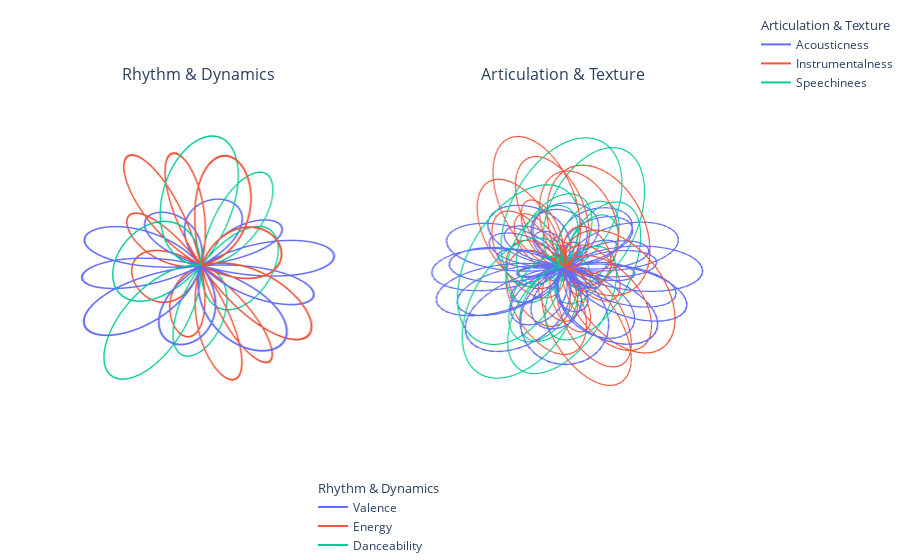

Write notebook code for a chart like this one.
### Code cell
# create figure object with subplots
fig = make_subplots(
    rows=1, 
    cols=2, 
    specs=[[{"type":"scatter3d"}, {"type":"scatter3d"}]],
    horizontal_spacing=.01,
    subplot_titles=["Rhythm & Dynamics", "Articulation & Texture"]
)

# define the first trace (subplot)
t1 = px.line_3d(data_frame=RD_df, x="X",y="Y", z="Z", color="Attribute", width=1600, height=800)
t1.update_traces(legendgroup=1, legendgrouptitle=dict(text="Rhythm & Dynamics"), legend="legend")
fig.add_traces(
    t1.data,
    rows=1,
    cols=1
)

# define the second trace (subplot)
t2 = px.line_3d(data_frame=AT_df, x="X",y="Y", z="Z", color="Attribute", width=1600, height=800)
t2.update_traces(legendgroup=2, legendgrouptitle=dict(text="Articulation & Texture"), legend="legend2")
fig.add_traces(
    t2.data,
    rows=1,
    cols=2
)


fig.update_layout(
    scene = dict(
        bgcolor = "rgba(0,0,0,0)",
    ),
    scene_aspectmode='cube',
    margin=dict(l=20, r=20, t=10, b=0),
    legend=dict(
        orientation="h",
        yanchor="top",
        y=0.1,
        xanchor="center",
        x=0.5,
        tracegroupgap=10
    ),
    
)
fig.layout.annotations[0].update(y=0.85)
fig.layout.annotations[1].update(y=0.85)

fig.update_scenes(xaxis_visible=False, yaxis_visible=False, zaxis_visible=False)

fig.show()

### Figure 1 — Plotly figure (JSON) as saved in the notebook; plotly's stock layout.template omitted (floating-point values rounded to 4 significant figures; data arrays with more than 128 entries replaced by an {"elided": "..."} marker saying what was removed)
{"data": [{"hovertemplate": "Attribute=Valence<br>X=%{x}<br>Y=%{y}<br>Z=%{z}<extra></extra>", "legend": "legend", "legendgroup": "1", "legendgrouptitle": {"text": "Rhythm & Dynamics"}, "line": {"color": "#636efa", "dash": "solid"}, "marker": {"symbol": "circle"}, "mode": "lines", "name": "Valence", "scene": "scene", "showlegend": true, "type": "scatter3d", "x": {"elided": "1500 float values"}, "y": {"elided": "1500 float values"}, "z": {"elided": "1500 int values"}}, {"hovertemplate": "Attribute=Energy<br>X=%{x}<br>Y=%{y}<br>Z=%{z}<extra></extra>", "legend": "legend", "legendgroup": "1", "legendgrouptitle": {"text": "Rhythm & Dynamics"}, "line": {"color": "#EF553B", "dash": "solid"}, "marker": {"symbol": "circle"}, "mode": "lines", "name": "Energy", "scene": "scene", "showlegend": true, "type": "scatter3d", "x": {"elided": "1500 int values"}, "y": {"elided": "1500 float values"}, "z": {"elided": "1500 float values"}}, {"hovertemplate": "Attribute=Danceability<br>X=%{x}<br>Y=%{y}<br>Z=%{z}<extra></extra>", "legend": "legend", "legendgroup": "1", "legendgrouptitle": {"text": "Rhythm & Dynamics"}, "line": {"color": "#00cc96", "dash": "solid"}, "marker": {"symbol": "circle"}, "mode": "lines", "name": "Danceability", "scene": "scene", "showlegend": true, "type": "scatter3d", "x": {"elided": "1500 float values"}, "y": {"elided": "1500 int values"}, "z": {"elided": "1500 float values"}}, {"hovertemplate": "Attribute=Acousticness<br>X=%{x}<br>Y=%{y}<br>Z=%{z}<extra></extra>", "legend": "legend2", "legendgroup": "2", "legendgrouptitle": {"text": "Articulation & Texture"}, "line": {"color": "#636efa", "dash": "solid"}, "marker": {"symbol": "circle"}, "mode": "lines", "name": "Acousticness", "scene": "scene2", "showlegend": true, "type": "scatter3d", "x": {"elided": "1500 float values"}, "y": {"elided": "1500 float values"}, "z": {"elided": "1500 int values"}}, {"hovertemplate": "Attribute=Instrumentalness<br>X=%{x}<br>Y=%{y}<br>Z=%{z}<extra></extra>", "legend": "legend2", "legendgroup": "2", "legendgrouptitle": {"text": "Articulation & Texture"}, "line": {"color": "#EF553B", "dash": "solid"}, "marker": {"symbol": "circle"}, "mode": "lines", "name": "Instrumentalness", "scene": "scene2", "showlegend": true, "type": "scatter3d", "x": {"elided": "1500 int values"}, "y": {"elided": "1500 float values"}, "z": {"elided": "1500 float values"}}, {"hovertemplate": "Attribute=Speechinees<br>X=%{x}<br>Y=%{y}<br>Z=%{z}<extra></extra>", "legend": "legend2", "legendgroup": "2", "legendgrouptitle": {"text": "Articulation & Texture"}, "line": {"color": "#00cc96", "dash": "solid"}, "marker": {"symbol": "circle"}, "mode": "lines", "name": "Speechinees", "scene": "scene2", "showlegend": true, "type": "scatter3d", "x": {"elided": "1500 float values"}, "y": {"elided": "1500 int values"}, "z": {"elided": "1500 float values"}}], "layout": {"annotations": [{"font": {"size": 16}, "showarrow": false, "text": "Rhythm & Dynamics", "x": 0.2475, "xanchor": "center", "xref": "paper", "y": 0.85, "yanchor": "bottom", "yref": "paper"}, {"font": {"size": 16}, "showarrow": false, "text": "Articulation & Texture", "x": 0.7525, "xanchor": "center", "xref": "paper", "y": 0.85, "yanchor": "bottom", "yref": "paper"}], "legend": {"orientation": "h", "tracegroupgap": 10, "x": 0.5, "xanchor": "center", "y": 0.1, "yanchor": "top"}, "margin": {"b": 0, "l": 20, "r": 20, "t": 10}, "scene": {"aspectmode": "cube", "bgcolor": "rgba(0,0,0,0)", "domain": {"x": [0, 0.495], "y": [0, 1]}, "xaxis": {"visible": false}, "yaxis": {"visible": false}, "zaxis": {"visible": false}}, "scene2": {"domain": {"x": [0.505, 1], "y": [0, 1]}, "xaxis": {"visible": false}, "yaxis": {"visible": false}, "zaxis": {"visible": false}}}}
